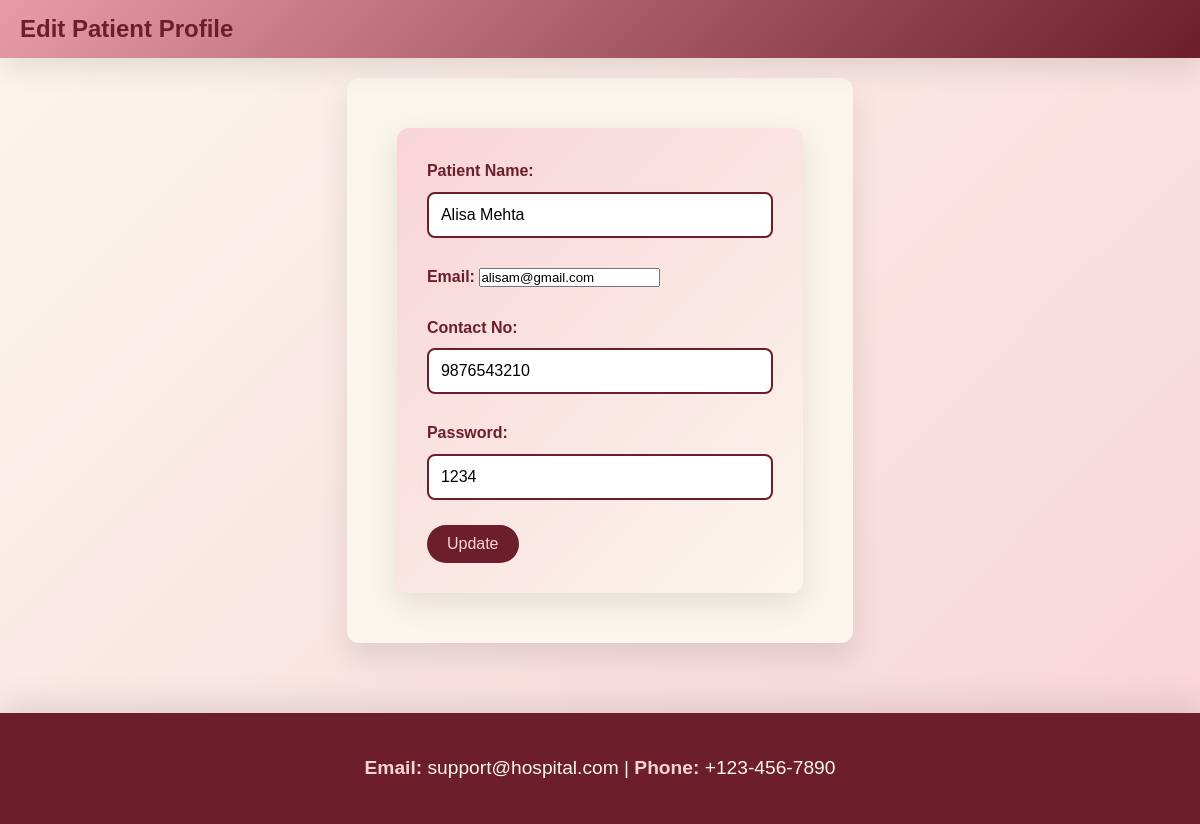
Page /edit_profile/P001 on the committed database.
### models.py (models this page shows)
class Patient(db.Model):
    patient_id = db.Column(db.String(10), primary_key=True)
    patient_name = db.Column(db.String(50), nullable=False)
    password = db.Column(db.String(8), nullable=False)
    email = db.Column(db.String(30), nullable=True)
    contact_no = db.Column(db.String(10),  nullable=True)

### app.py (the view, shortened to what this page needs)
@app.route('/edit_profile/<string:patient_id>', methods=['GET', 'POST'])
def edit_profile(patient_id):
    patient = Patient.query.get(patient_id)
    if not patient:
        flash("Patient not found!", "error")
        return redirect(url_for('patient_dashboard'))
    return render_template("edit_profile.html", patient=patient)

### templates/edit_profile.html (shortened to what this page needs)
<!DOCTYPE html>
<html>
<head>
    <link rel="stylesheet" href="{{ url_for('static', filename='style2.css') }}">
</head>
<body>
    <header>
        <div class="container">
            <nav class="main-nav">
                <ul>
                    <li>
                        <h2 style="color: #6C1E2B">Edit Patient Profile</h2>
                    </li>
                </ul>
            </nav>
        </div>
    </header>
    <main>
        <section id="appointment-actions">
            <div class="container">
                <form action="{{ url_for('edit_profile', patient_id=patient.patient_id) }}" method="POST">
                    <label>Patient Name:</label>
                    <input type="text" name="patient_name" value="{{ patient.patient_name }}" required><br><br>
                    <label>Email:</label>
                    <input type="email" name="email" value="{{ patient.email }}"><br><br>
                    <label>Contact No:</label>
                    <input type="text" name="contact_no" value="{{ patient.contact_no }}"><br><br>
                    <label>Password:</label>
                    <input type="text" name="password" value="{{ patient.password }}" required><br><br>
                    <button class="nav-button" type="submit">Update</button>
                </form>
            </div>
        </section>
    </main>
    <footer id="contactUs">
        <div class="container">
            <p><strong>Email:</strong> support@hospital.com |
                <strong>Phone:</strong> +123-456-7890
            </p>
        </div>
    </footer>
</body>
</html>

### static/style2.css (style rules this page uses)
* { margin: 0; padding: 0; box-sizing: border-box; }
html { scroll-behavior: smooth; }
body { font-family: 'Arial', sans-serif; background: linear-gradient(135deg, #FCF5EE, #F8D4D8); color: #6C1E2B; line-height: 1.6; min-height: 100vh; display: flex; flex-direction: column; justify-content: space-between; }
header { background: linear-gradient(135deg, #E89CA5, #6C1E2B); color: #FCF5EE; padding: 10px 0; box-shadow: 0 10px 30px rgba(0, 0, 0, 0.1); position: sticky; top: 0; z-index: 100; }
header .container { display: flex; justify-content: space-between; align-items: center; max-width: 1200px; margin: 0 auto; padding: 0 20px; }
nav ul { list-style-type: none; display: flex; }
nav ul li { margin-left: 30px; }
nav ul li:first-child { margin-left: 0; }
.nav-button { background-color: #6C1E2B; color: #F8D4D8; border: none; border-radius: 20px; padding: 10px 20px; font-size: 16px; font-weight: 800px; cursor: pointer; transition: all 0.3s ease; }
main { padding: 50px 50px; max-width: 1200px; margin: 0 auto; background-color: #FCF5EE; box-shadow: 0 15px 30px rgba(0, 0, 0, 0.1); border-radius: 12px; margin-top: 20px; margin-bottom: 20px; }
footer { background: #6C1E2B; color: #FCF5EE; padding: 40px 20px; text-align: center; box-shadow: 0 -10px 30px rgba(0, 0, 0, 0.1); margin-top: 50px; }
footer .container { max-width: 1000px; margin: 0 auto; padding: 0 20px; }
footer p { color: #FCF5EE; font-size: 1.2rem; white-space: normal; word-break: break-word; }
footer p strong { color: #F8D4D8; }
section { padding: 30px; border-radius: 12px; background: linear-gradient(135deg, #F8D4D8, #FCF5EE); box-shadow: 0 10px 30px rgba(0, 0, 0, 0.1); transition: transform 0.3s ease, box-shadow 0.3s ease; }
main { padding: 50px; max-width: 1200px; margin: 0 auto; background-color: #FCF5EE; box-shadow: 0 15px 30px rgba(0, 0, 0, 0.1); border-radius: 12px; margin-top: 20px; margin-bottom: 20px; }
label { font-weight: bold; font-size: 16px; }
input[type="text"], textarea { width: 100%; padding: 12px; margin-top: 8px; border-radius: 8px; border: 2px solid #6C1E2B; resize: none; font-size: 16px; }

### rows in the picture
Patient: patient_name "Alisa Mehta", email "alisam@gmail.com", contact_no "9876543210", password "1234"
